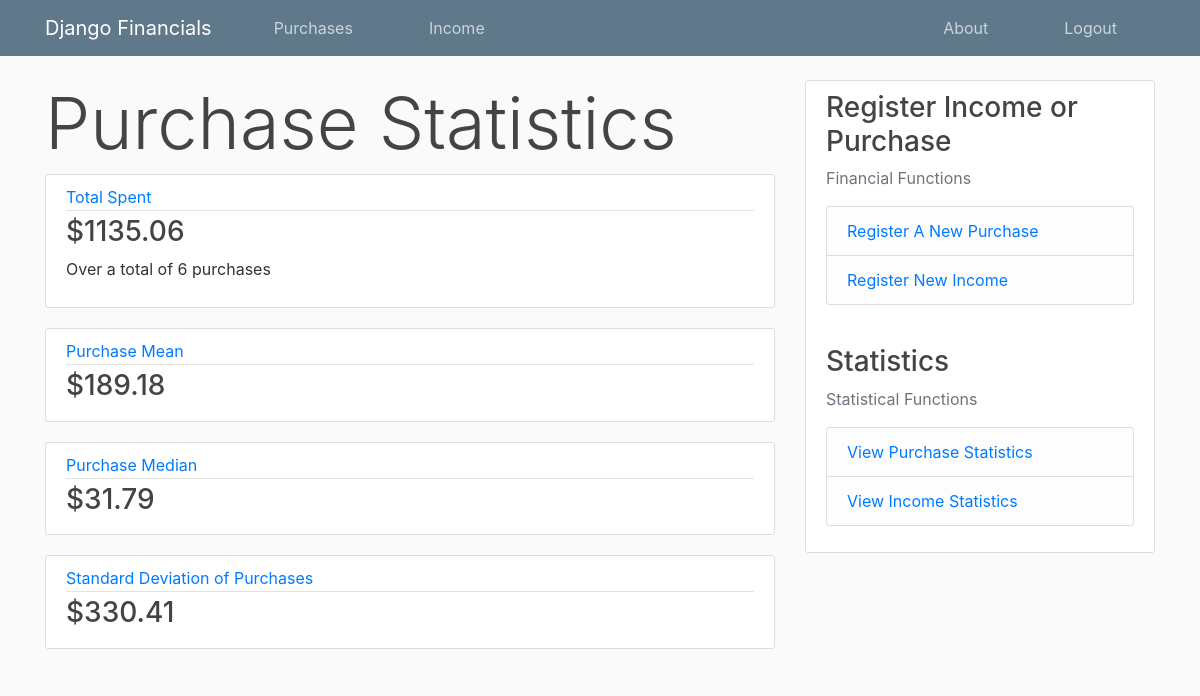
The page /purchase_statistics (signed in) on the database as committed earlier.
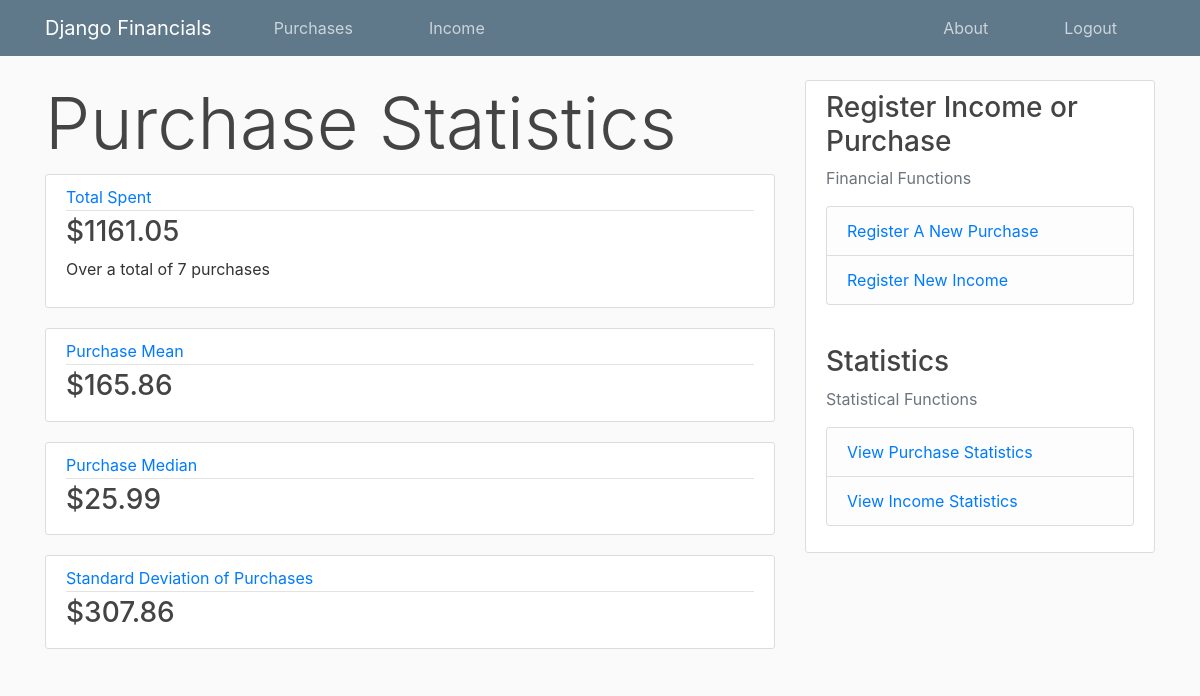
The same page on the database as committed later.
### finance_app/models.py (models this page shows, shortened)
class Purchase(models.Model):
    purchase_name = models.CharField(max_length=100)
    purchase_description = models.TextField()
    amount = models.FloatField()
    date_purchased = models.DateTimeField(default=timezone.now)
    month_purchased = models.IntegerField(default=timezone.now().month)
    owner = models.ForeignKey(User, on_delete=models.CASCADE)

### finance_app/views.py (the view)
# urls.py: path("purchase_statistics", views.purchase_statistics_page, name="purchase_statistics_page"),
@login_required
def purchase_statistics_page(request):
    total_spent = 0
    amount_list = []
    num_purchases = len(Purchase.objects.all().filter(owner=request.user))
    for purchase in Purchase.objects.all().filter(owner=request.user): # gathering data for computation
        total_spent += purchase.amount
        amount_list.append(purchase.amount)
    amount_list.sort()
    purchase_mean = stat.mean(amount_list) # calculating the mean
    purchase_median = stat.median(amount_list) # calculating the median
    purchase_variance = stat.variance(amount_list) # calculating the variance
    purchase_std_dev = stat.stdev(amount_list) # calculating standard deviation
    context = {
        "title": "Statistics",
        "total_spent": total_spent,
        "num_purchases": num_purchases,
        "mean_spent": purchase_mean,
        "median": purchase_median,
        "variance": purchase_variance,
        "standard_deviation": purchase_std_dev,
    }
    return render(request, "finance_app/purchase_statistics.html", context)

### finance_app/templates/finance_app/purchase_statistics.html (shortened to what this page needs)
{% extends "finance_app/base.html"%}
{% block content %}
<h1 class="display-3">Purchase Statistics</h1>
<article class="media content-section">
    <div class="media-body">
        <div class="article-metadata">
            <a class="mr-2" href="#">Total Spent</a>
        </div>
        <h3><a class="article-title" href="#">${{total_spent|floatformat:-2}}</a></h3>
        <p class="article-content">Over a total of {{num_purchases}} purchases</p>
</article>
<article class="media content-section">
    <div class="media-body">
        <div class="article-metadata">
            <a class="mr-2" href="#">Purchase Mean</a>
        </div>
        <h3><a class="article-title" href="#">${{mean_spent|floatformat:-2}}</a></h3>
</article>
<article class="media content-section">
    <div class="media-body">
        <div class="article-metadata">
            <a class="mr-2" href="#">Purchase Median</a>
        </div>
        <h3><a class="article-title" href="#">${{median|floatformat:-2}}</a></h3>
</article>
<article class="media content-section">
    <div class="media-body">
        <div class="article-metadata">
            <a class="mr-2" href="#">Standard Deviation of Purchases</a>
        </div>
        <h3><a class="article-title" href="#">${{standard_deviation|floatformat:-2}}</a></h3>
</article>
{% endblock content %}

Rows that differ between the two databases and show on the page:
added Purchase: amount "25.99"
Other text that changed with them:
{{ total_spent|floatformat:-2 }}: "1135.06" → "1161.05"
{{ num_purchases }}: "6" → "7"
{{ mean_spent|floatformat:-2 }}: "189.18" → "165.86"
{{ standard_deviation|floatformat:-2 }}: "330.41" → "307.86"
{{ median|floatformat:-2 }}: "31.79" → (not shown)
